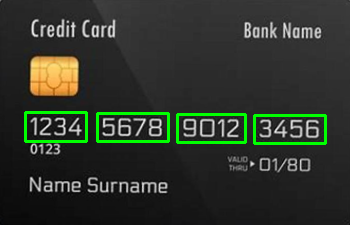
#> input picture Processing/images/transformed.png, 350 x 225 px
$ python -i processing.py   (imports and definitions only)   (older library calls are emulated)
#> lines starting #> are read from the running program, lines starting #| are printed output that depends on the picture; after the words box and inside, x2 and y2 are one past the last pixel; in counts of white or black regions, pixels touching at a corner belong together
import cv2
import numpy as np

def processing(resized):
    """Returns the image with binary colours"""
    # Convert the image in a Grayscale image
    gray = cv2.cvtColor(resized, cv2.COLOR_BGR2GRAY)

    # Apply gaussian blur on the Grayscale image
    blur = cv2.GaussianBlur(gray, (5,5), 0)

    # Apply the canny filter on the blur image
    edged = cv2.Canny(blur, 50, 150)

    return edged

def find_card(binary):
        """"Returns the contours of the credit card or None otherwise"""
        # Find the contours on the binary image
        contours, _ = cv2.findContours(binary,
        cv2.RETR_EXTERNAL, cv2.CHAIN_APPROX_SIMPLE)

        # Filter the contours based on their area
        contours = [cnt for cnt in contours if cv2.contourArea(cnt) > 1000]

        # Sort the contours by area in descending order
        contours = sorted(contours, key=cv2.contourArea, reverse=True)

        # Find the largest contour with 4 sides
        for cnt in contours:
            perimeter = cv2.arcLength(cnt, True)
            approx = cv2.approxPolyDP(cnt, 0.02 * perimeter, True)
            if len(approx) == 4:

                return approx.reshape(4, 2)

        # If no suitable contour is found, return None
        return None

def normalized_NP(contours):
    """Normalized the points of the contours for the application
    of the perspective transform"""
    rect = np.zeros((4, 2))
    rect = np.float32(rect)

    # Get the sum of the contours
    s = contours.sum(axis=1)

    # Get the min and max value of the sum of the array
    rect[0] = contours[np.argmin(s)]
    rect[2] = contours[np.argmax(s)]

    # Get the diff in the sum of the array
    diff = np.diff(contours, axis=1)

    # Get the min and max value of the diff of the sum of the original array
    rect[1] = contours[np.argmin(diff)]
    rect[3] = contours[np.argmax(diff)]
    return rect

def perspective_transform(points, image):
    """Returns the image with the perspective transform using
    the normalized points"""
    grid_size_height = 350
    grid_size_weight = 225

    # Represents the desired points to the corners destination
    destination_corners = np.float32([[0, 0], [grid_size_height, 0],
    [grid_size_height, grid_size_weight], [0, grid_size_weight]])

    # Ensure the source points are of type np.float32
    points = np.float32(points)

    normalized = normalized_NP(points)

    # Calculates the transformation matrix needed to perform the perspective transform
    transformation_matrix = cv2.getPerspectiveTransform(normalized, destination_corners)

    # Apply the perspective transform on the binary image
    transformed = cv2.warpPerspective(image,
    transformation_matrix, (grid_size_height, grid_size_weight))

    return transformed

def opening_process(gray):
    """Apply filters to have digits group patterns"""
    rectKernel = cv2.getStructuringElement(cv2.MORPH_RECT, (9, 3))

    # Apply errosion and dilatation
    opening = cv2.morphologyEx(gray, cv2.MORPH_TOPHAT, rectKernel)

    # Compute the gradient
    gradX = cv2.Sobel(opening, ddepth=cv2.CV_32F, dx=1, dy=0,
	ksize=-1)

    gradX = np.absolute(gradX)
    (minVal, maxVal) = (np.min(gradX), np.max(gradX))
    gradX = (255 * ((gradX - minVal) / (maxVal - minVal)))
    gradX = gradX.astype("uint8")

    # Errode the contours in the image
    gradX = cv2.morphologyEx(gradX, cv2.MORPH_CLOSE, rectKernel)

    thresh = cv2.threshold(gradX, 0, 255,
    cv2.THRESH_BINARY | cv2.THRESH_OTSU)[1]

    return thresh

def get_digits(areas, transformed):
    """"Returns images of all the numbers in the areas"""
    digits_list = []

    # Get each digits contours in the area
    for (x, y, w, h) in areas:
        # Group of digits
        roi = transformed[y:y+h, x:x+w]

        roi_gray = cv2.cvtColor(roi, cv2.COLOR_BGR2GRAY)

        # Apply gaussian blur on the Grayscale image
        blur = cv2.GaussianBlur(roi_gray, (5,5), 0)

        _, thresh = cv2.threshold(blur, 0, 255, cv2.THRESH_BINARY | cv2.THRESH_OTSU)

        kernel = cv2.getStructuringElement(cv2.MORPH_RECT, (3, 3))

        contours_digit, _ = cv2.findContours(thresh, cv2.RETR_EXTERNAL, cv2.CHAIN_APPROX_SIMPLE)

        # cv2.imshow("result", thresh)
        # cv2.waitKey(0)

        # Get only the last four digits for each digits groups
        if(len(contours_digit) > 4):
             contours_digit = contours_digit[-4:]

        # Sort contours_digit based on x-coordinate
        contours_digit = sorted(contours_digit, key=lambda ctn: cv2.boundingRect(ctn)[0])

        # Get each digit
        for ctn in contours_digit:
            (x, y, w, h) = cv2.boundingRect(ctn)
            digit = thresh[y-2:y + h+2, x-2:x + w+2]

            # cv2.imshow("result2", digit)
            # cv2.waitKey(0)

            digits_list.append(digit)

    return digits_list

def perspective_filter(transformed):
    """Apply filters to detect numbers in the transformed image
    and returns the groups of digits in the credit card"""

    gray = cv2.cvtColor(transformed, cv2.COLOR_BGR2GRAY)
    thresh = opening_process(gray)

    contours, _ = cv2.findContours(thresh, cv2.RETR_EXTERNAL, cv2.CHAIN_APPROX_SIMPLE)

    areas = []

    for contour in contours:
        (x, y, w, h) = cv2.boundingRect(contour)
        area = w / h

        if 2 <= area <= 4 and 40 < w < 70 and 12 < h < 25:
            areas.append((x-6, y-6, w+10, h+10))

    # Sort the contours by their position in the x axis
    areas.sort(key=lambda rect: rect[0])

    return areas

def main_processing(image):
    # Define the new size of the image
    new_width = 500
    new_height = 450
    new_size = (new_width, new_height)

    resized = cv2.resize(image, new_size)

    binary = processing(resized)

    contours = find_card(binary)

    # cv2.imshow("binary", binary)
    # cv2.waitKey(0)

    if(contours is not None):
        # Apply perspective transform
        rect = normalized_NP(contours)

        transformed = perspective_transform(rect, resized)

        # Show the perspective transform
        # cv2.imshow("transformed", transformed)
        # cv2.waitKey(0)

        try:
            areas = perspective_filter(transformed)

            b = transformed.copy()

            digits_images = get_digits(areas, transformed)

            digits = digits_images if len(digits_images) == 16 else None
            # cv2.destroyAllWindows()

            return digits
        except Exception as e : print(e)

    return None

>>> import cv2
>>> picture = cv2.imread('images/transformed.png')
#> picture is the input picture: shape (225, 350, 3); mean B, G, R 42.4, 52, 46.1
>>> result = main_processing(picture)
#> in main_processing, `resized = cv2.resize(image, new_size)`:
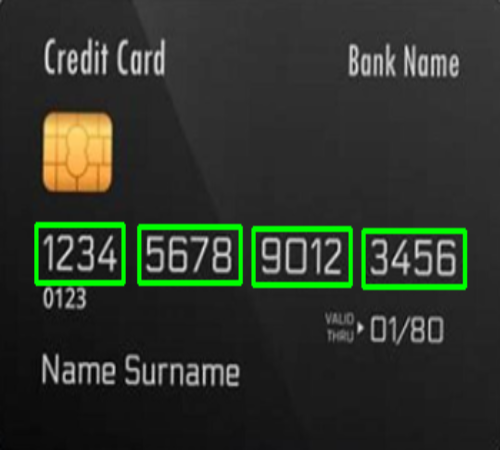
#> resized: shape (450, 500, 3); mean B, G, R 42.4, 52, 46
#> in processing, `edged = cv2.Canny(blur, 50, 150)`:
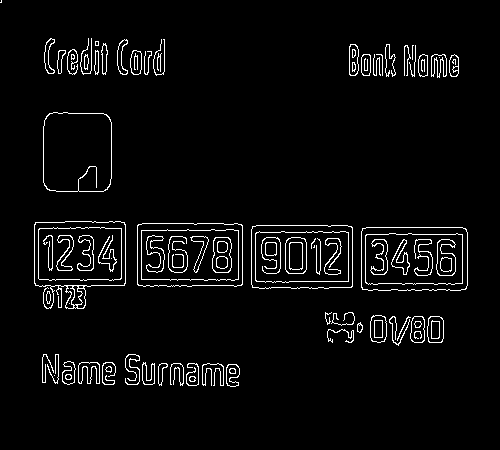
#> edged: shape (450, 500); 4.1% white in thin lines or dots, all inside (x1, y1, x2, y2) = (0, 0, 468, 387)
#> in find_card, `contours, _ = cv2.findContours(binary, cv2.RETR_EXTERNAL, cv2.CHAIN_AP..`: contours = 56 contours, 26 with area under 20; largest, box (x1, y1, x2, y2) and area: (361, 227, 468, 291) 6607, (137, 223, 243, 287) 6510, (251, 225, 353, 289) 6275, (34, 221, 126, 309) 6194, (43, 112, 112, 192) 5198
#> in find_card, `contours = [cnt for cnt in contours if cv2.contourArea(cnt) > 1000]`: contours = 5 contours; box (x1, y1, x2, y2) and area: (361, 227, 468, 291) 6607, (137, 223, 243, 287) 6510, (251, 225, 353, 289) 6275, (34, 221, 126, 309) 6194, (43, 112, 112, 192) 5198
#> the loop in find_card, `for cnt in contours:` made 1 pass
#> (perimeter, approx) on pass 1: (338.8, [[362, 228], [362, 289], [466, 288], [465, 228]])
#> in main_processing, `contours = find_card(binary)`: contours = [[362, 228], [362, 289], [466, 288], [465, 228]]
#> in normalized_NP, `s = contours.sum(axis=1)`: s = [590, 651, 754, 693]
#> in normalized_NP, `diff = np.diff(contours, axis=1)`: diff = [-134, -73, -178, -237]
#> in main_processing, `rect = normalized_NP(contours)`: rect = [[362, 228], [465, 228], [466, 288], [362, 289]]
#> in perspective_transform, `transformation_matrix = cv2.getPerspectiveTransform(normalized, destin..`: transformation_matrix = [[3.28, 6.53e-16, -1186.2], [-6.56e-16, 3.65, -832.5], [-0.000155, 0.000159, 1]]
#> in perspective_transform, `transformed = cv2.warpPerspective(image, transformation_matrix, (grid_..`:
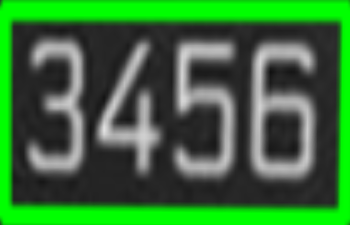
#> transformed: shape (225, 350, 3); mean B, G, R 56.4, 112.7, 56.4
#> in perspective_filter, `gray = cv2.cvtColor(transformed, cv2.COLOR_BGR2GRAY)`:
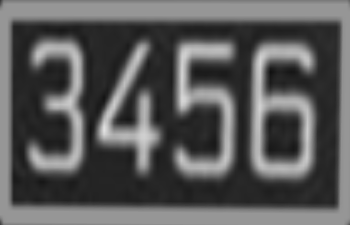
#> gray: shape (225, 350); min 16, max 225, mean 89.5
#> in opening_process, `gradX = cv2.Sobel(opening, ddepth=cv2.CV_32F, dx=1, dy=0, ksize=-1)`:
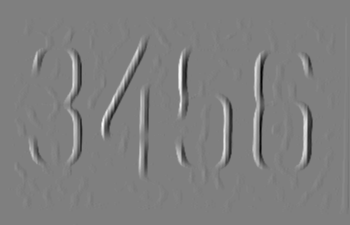
#> gradX: shape (225, 350) float32; min -701, max 704, mean 0.1; drawn with min black and max white
#> in opening_process, `gradX = np.absolute(gradX)`:
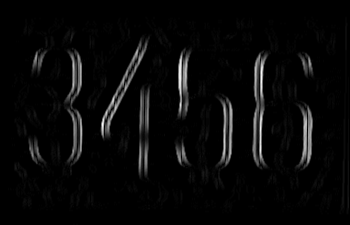
#> gradX: shape (225, 350) float32; min 0, max 704, mean 23.5; drawn with min black and max white
#> in opening_process, `(minVal, maxVal) = (np.min(gradX), np.max(gradX))`: minVal = 0; maxVal = 704
#> in opening_process, `thresh = cv2.threshold(gradX, 0, 255, cv2.THRESH_BINARY | cv2.THRESH_O..`:
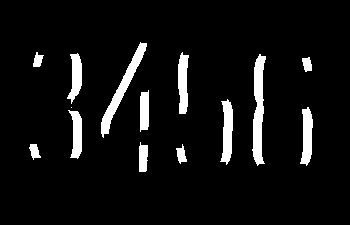
#> thresh: shape (225, 350); 6.7% white; 14 white regions (1 under 20 px)
#> in perspective_filter, `contours, _ = cv2.findContours(thresh, cv2.RETR_EXTERNAL, cv2.CHAIN_AP..`: contours = 14 contours, 1 with area under 20; largest, box (x1, y1, x2, y2) and area: (252, 54, 266, 166) 846, (101, 42, 147, 138) 766, (220, 99, 233, 165) 492, (178, 52, 189, 114) 450, (300, 107, 313, 166) 448
#> the loop in perspective_filter, `for contour in contours:` made 14 passes
#> (x, y, w, h, area) on passes 1 to 12: (176, 144, 11, 20, 0.55), (29, 144, 12, 16, 0.75), (139, 142, 9, 30, 0.3), (68, 110, 14, 49, 0.286), (300, 107, 13, 59, 0.22), (71, 107, 1, 1, 1), (220, 99, 13, 66, 0.197), (140, 90, 9, 42, 0.214), (302, 57, 10, 15, 0.667), (252, 54, 14, 112, 0.125), (67, 53, 15, 51, 0.294), (178, 52, 11, 62, 0.177)
#> after the loop in perspective_filter, `for contour in contours:`: areas = []
